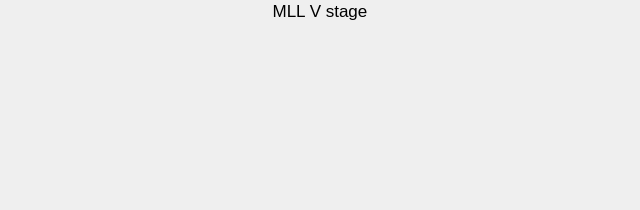
<?xml version="1.0" ?>
<ui version="4.0">
  <class>Dialog</class>
  <widget class="PyDMFrame" name="screen">
    <property name="geometry">
      <rect>
        <x>600</x>
        <y>268</y>
        <width>640</width>
        <height>210</height>
      </rect>
    </property>
    <property name="minimumSize">
      <size>
        <width>640</width>
        <height>210</height>
      </size>
    </property>
    <property name="styleSheet">
      <string notr="true">PyDMFrame#screen {
  color: rgb(0, 0, 0);
  background-color: rgb(200, 200, 200);
  }</string>
    </property>
    <property name="windowTitle">
      <string>MLLV_bare</string>
    </property>
    <layout class="QGridLayout" name="gridLayout" columnstretch="10,116,9,116,9,116,9,116,9,116,4,8,2" rowstretch="22,3,5,176,4">
      <property name="leftMargin">
        <number>0</number>
      </property>
      <property name="topMargin">
        <number>0</number>
      </property>
      <property name="rightMargin">
        <number>0</number>
      </property>
      <property name="bottomMargin">
        <number>0</number>
      </property>
      <property name="horizontalSpacing">
        <number>0</number>
      </property>
      <property name="verticalSpacing">
        <number>0</number>
      </property>
      <item row="0" column="0" rowspan="2" colspan="13">
        <widget class="PyDMDrawingRectangle" name="rectangle">
          <property name="geometry">
            <rect>
              <x>0</x>
              <y>0</y>
              <width>640</width>
              <height>25</height>
            </rect>
          </property>
          <property name="sizePolicy">
            <sizepolicy hsizetype="Ignored" vsizetype="Ignored">
              <horstretch>0</horstretch>
              <verstretch>0</verstretch>
            </sizepolicy>
          </property>
          <property name="brush" stdset="0">
            <brush brushstyle="SolidPattern">
              <color alpha="255">
                <red>255</red>
                <green>255</green>
                <blue>255</blue>
              </color>
            </brush>
          </property>
          <property name="penStyle" stdset="0">
            <enum>Qt::SolidLine</enum>
          </property>
          <property name="penColor" stdset="0">
            <color>
              <red>255</red>
              <green>255</green>
              <blue>255</blue>
            </color>
          </property>
          <property name="penWidth" stdset="0">
            <double>0</double>
          </property>
          <property name="penCapStyle" stdset="0">
            <enum>Qt::FlatCap</enum>
          </property>
          <property name="toolTip">
            <string>rectangle</string>
          </property>
        </widget>
      </item>
      <item row="3" column="1">
        <widget class="PyDMEmbeddedDisplay" name="composite">
          <property name="geometry">
            <rect>
              <x>10</x>
              <y>30</y>
              <width>116</width>
              <height>176</height>
            </rect>
          </property>
          <property name="sizePolicy">
            <sizepolicy hsizetype="Ignored" vsizetype="Ignored">
              <horstretch>0</horstretch>
              <verstretch>0</verstretch>
            </sizepolicy>
          </property>
          <property name="toolTip">
            <string>composite</string>
          </property>
          <property name="filename" stdset="0">
            <string>motorx_bare.ui</string>
          </property>
          <property name="macros" stdset="0">
            <string>P=${P},M=${Q}th</string>
          </property>
        </widget>
      </item>
      <item row="0" column="1" colspan="10">
        <widget class="QLabel" name="text">
          <property name="geometry">
            <rect>
              <x>10</x>
              <y>0</y>
              <width>620</width>
              <height>22</height>
            </rect>
          </property>
          <property name="sizePolicy">
            <sizepolicy hsizetype="Ignored" vsizetype="Ignored">
              <horstretch>0</horstretch>
              <verstretch>0</verstretch>
            </sizepolicy>
          </property>
          <property name="text">
            <string>MLL V stage</string>
          </property>
          <property name="font">
            <font>
              <pointsize>13</pointsize>
            </font>
          </property>
          <property name="brush" stdset="0">
            <brush brushstyle="SolidPattern">
              <color alpha="255">
                <red>0</red>
                <green>0</green>
                <blue>0</blue>
              </color>
            </brush>
          </property>
          <property name="toolTip">
            <string>text</string>
          </property>
          <property name="alignment">
            <set>Qt::AlignCenter</set>
          </property>
          <property name="styleSheet">
            <string notr="true">QLabel#text {
  color: rgb(0, 0, 0);
  }</string>
          </property>
        </widget>
      </item>
      <item row="1" column="0" colspan="12">
        <widget class="PyDMDrawingLine" name="polyline">
          <property name="geometry">
            <rect>
              <x>0</x>
              <y>22</y>
              <width>638</width>
              <height>3</height>
            </rect>
          </property>
          <property name="sizePolicy">
            <sizepolicy hsizetype="Ignored" vsizetype="Ignored">
              <horstretch>0</horstretch>
              <verstretch>0</verstretch>
            </sizepolicy>
          </property>
          <property name="toolTip">
            <string>polyline</string>
          </property>
          <property name="brush" stdset="0">
            <brush brushstyle="SolidPattern">
              <color alpha="255">
                <red>10</red>
                <green>0</green>
                <blue>184</blue>
              </color>
            </brush>
          </property>
          <property name="penStyle" stdset="0">
            <enum>Qt::SolidLine</enum>
          </property>
          <property name="penColor" stdset="0">
            <color>
              <red>10</red>
              <green>0</green>
              <blue>184</blue>
            </color>
          </property>
          <property name="penWidth" stdset="0">
            <double>3</double>
          </property>
          <property name="penCapStyle" stdset="0">
            <enum>Qt::FlatCap</enum>
          </property>
          <property name="penWidth" stdset="0">
            <double>3</double>
          </property>
          <property name="penStyle" stdset="0">
            <enum>Qt::SolidLine</enum>
          </property>
          <property name="penColor" stdset="0"/>
          <property name="penCapStyle" stdset="0">
            <enum>Qt::FlatCap</enum>
          </property>
        </widget>
      </item>
      <item row="3" column="3">
        <widget class="PyDMEmbeddedDisplay" name="composite_1">
          <property name="geometry">
            <rect>
              <x>135</x>
              <y>30</y>
              <width>116</width>
              <height>176</height>
            </rect>
          </property>
          <property name="sizePolicy">
            <sizepolicy hsizetype="Ignored" vsizetype="Ignored">
              <horstretch>0</horstretch>
              <verstretch>0</verstretch>
            </sizepolicy>
          </property>
          <property name="toolTip">
            <string>composite_1</string>
          </property>
          <property name="filename" stdset="0">
            <string>motorx_bare.ui</string>
          </property>
          <property name="macros" stdset="0">
            <string>P=${P},M=${Q}z</string>
          </property>
        </widget>
      </item>
      <item row="3" column="5">
        <widget class="PyDMEmbeddedDisplay" name="composite_2">
          <property name="geometry">
            <rect>
              <x>260</x>
              <y>30</y>
              <width>116</width>
              <height>176</height>
            </rect>
          </property>
          <property name="sizePolicy">
            <sizepolicy hsizetype="Ignored" vsizetype="Ignored">
              <horstretch>0</horstretch>
              <verstretch>0</verstretch>
            </sizepolicy>
          </property>
          <property name="toolTip">
            <string>composite_2</string>
          </property>
          <property name="filename" stdset="0">
            <string>motorx_bare.ui</string>
          </property>
          <property name="macros" stdset="0">
            <string>P=${P},M=${Q}y</string>
          </property>
        </widget>
      </item>
      <item row="3" column="7">
        <widget class="PyDMEmbeddedDisplay" name="composite_3">
          <property name="geometry">
            <rect>
              <x>385</x>
              <y>30</y>
              <width>116</width>
              <height>176</height>
            </rect>
          </property>
          <property name="sizePolicy">
            <sizepolicy hsizetype="Ignored" vsizetype="Ignored">
              <horstretch>0</horstretch>
              <verstretch>0</verstretch>
            </sizepolicy>
          </property>
          <property name="toolTip">
            <string>composite_3</string>
          </property>
          <property name="filename" stdset="0">
            <string>motorx_bare.ui</string>
          </property>
          <property name="macros" stdset="0">
            <string>P=${P},M=${Q}chi</string>
          </property>
        </widget>
      </item>
      <item row="3" column="9">
        <widget class="PyDMEmbeddedDisplay" name="composite_4">
          <property name="geometry">
            <rect>
              <x>510</x>
              <y>30</y>
              <width>116</width>
              <height>176</height>
            </rect>
          </property>
          <property name="sizePolicy">
            <sizepolicy hsizetype="Ignored" vsizetype="Ignored">
              <horstretch>0</horstretch>
              <verstretch>0</verstretch>
            </sizepolicy>
          </property>
          <property name="toolTip">
            <string>composite_4</string>
          </property>
          <property name="filename" stdset="0">
            <string>motorx_bare.ui</string>
          </property>
          <property name="macros" stdset="0">
            <string>P=${P},M=${Q}x</string>
          </property>
        </widget>
      </item>
    </layout>
    <zorder>rectangle</zorder>
    <zorder>composite</zorder>
    <zorder>text</zorder>
    <zorder>polyline</zorder>
    <zorder>composite_1</zorder>
    <zorder>composite_2</zorder>
    <zorder>composite_3</zorder>
    <zorder>composite_4</zorder>
  </widget>
  <customwidgets>
    <customwidget>
      <class>PyDMDrawingRectangle</class>
      <extends>QWidget</extends>
      <header>pydm.widgets.drawing</header>
    </customwidget>
    <customwidget>
      <class>PyDMEmbeddedDisplay</class>
      <extends>QFrame</extends>
      <header>pydm.widgets.embedded_display</header>
    </customwidget>
    <customwidget>
      <class>PyDMLabel</class>
      <extends>QLabel</extends>
      <header>pydm.widgets.label</header>
    </customwidget>
    <customwidget>
      <class>PyDMDrawingPolyline</class>
      <extends>QWidget</extends>
      <header>pydm.widgets.drawing</header>
    </customwidget>
    <customwidget>
      <class>PyDMDrawingLine</class>
      <extends>QWidget</extends>
      <header>pydm.widgets.drawing</header>
    </customwidget>
    <customwidget>
      <class>PyDMFrame</class>
      <extends>QFrame</extends>
      <header>pydm.widgets.frame</header>
    </customwidget>
  </customwidgets>
</ui>
